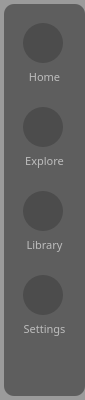
           <widget class="QFrame" name="SideFrame">
            <property name="maximumSize">
             <size>
              <width>85</width>
              <height>16777215</height>
             </size>
            </property>
            <property name="styleSheet">
             <string notr="true">background-color: rgba(0,0,0, 100);
margin:4px 0px 4px 4px;
border-radius:10px;</string>
            </property>
            <property name="frameShape">
             <enum>QFrame::Shape::StyledPanel</enum>
            </property>
            <property name="frameShadow">
             <enum>QFrame::Shadow::Raised</enum>
            </property>
            <layout class="QVBoxLayout" name="verticalLayout_8">
             <item>
              <widget class="QFrame" name="homeBtnFrame">
               <property name="styleSheet">
                <string notr="true">margin:0px; border-radius:10px; background-color:transparent;</string>
               </property>
               <property name="frameShape">
                <enum>QFrame::Shape::StyledPanel</enum>
               </property>
               <property name="frameShadow">
                <enum>QFrame::Shadow::Raised</enum>
               </property>
               <layout class="QVBoxLayout" name="verticalLayout_4">
                <property name="leftMargin">
                 <number>8</number>
                </property>
                <property name="topMargin">
                 <number>8</number>
                </property>
                <property name="rightMargin">
                 <number>8</number>
                </property>
                <property name="bottomMargin">
                 <number>8</number>
                </property>
                <item>
                 <widget class="QPushButton" name="homeBtn">
                  <property name="minimumSize">
                   <size>
                    <width>40</width>
                    <height>40</height>
                   </size>
                  </property>
                  <property name="maximumSize">
                   <size>
                    <width>40</width>
                    <height>40</height>
                   </size>
                  </property>
                  <property name="styleSheet">
                   <string notr="true">QPushButton {
border-radius:20px;
background-color:rgba(0,0,0,50);
border:none;
}

QPushButton::hover {
border-radius:20px;
background-color:rgba(255,255,255, 50);
border:none;
}

QPushButton::pressed {
border-radius:20px;
background-color:rgba(255,255,255, 30);
border:none;
}
</string>
                  </property>
                  <property name="text">
                   <string/>
                  </property>
                  <property name="icon">
                   <iconset>
                    <normaloff>../../../../Downloads/icons8-home-48.png</normaloff>../../../../Downloads/icons8-home-48.png</iconset>
                  </property>
                  <property name="iconSize">
                   <size>
                    <width>34</width>
                    <height>34</height>
                   </size>
                  </property>
                 </widget>
                </item>
                <item>
                 <widget class="QLabel" name="home_label">
                  <property name="font">
                   <font>
                    <family>Inter 18pt</family>
                    <pointsize>8</pointsize>
                   </font>
                  </property>
                  <property name="styleSheet">
                   <string notr="true">background-color:rgba(0,0,0,0); color:rgba(255,255,255,150);</string>
                  </property>
                  <property name="text">
                   <string>Home</string>
                  </property>
                  <property name="alignment">
                   <set>Qt::AlignmentFlag::AlignCenter</set>
                  </property>
                 </widget>
                </item>
               </layout>
              </widget>
             </item>
             <item>
              <widget class="QFrame" name="exploreBtnFrame">
               <property name="styleSheet">
                <string notr="true">margin:0px; border-radius:10px; background-color:transparent;</string>
               </property>
               <property name="frameShape">
                <enum>QFrame::Shape::StyledPanel</enum>
               </property>
               <property name="frameShadow">
                <enum>QFrame::Shadow::Raised</enum>
               </property>
               <layout class="QVBoxLayout" name="verticalLayout_5">
                <property name="leftMargin">
                 <number>8</number>
                </property>
                <property name="topMargin">
                 <number>8</number>
                </property>
                <property name="rightMargin">
                 <number>8</number>
                </property>
                <property name="bottomMargin">
                 <number>8</number>
                </property>
                <item>
                 <widget class="QPushButton" name="exploreBtn">
                  <property name="minimumSize">
                   <size>
                    <width>40</width>
                    <height>40</height>
                   </size>
                  </property>
                  <property name="maximumSize">
                   <size>
                    <width>40</width>
                    <height>40</height>
                   </size>
                  </property>
                  <property name="styleSheet">
                   <string notr="true">QPushButton {
border-radius:20px;
background-color:rgba(0,0,0,50);
border:none;
}

QPushButton::hover {
border-radius:20px;
background-color:rgba(255,255,255, 50);
border:none;
}

QPushButton::pressed {
border-radius:20px;
background-color:rgba(255,255,255, 30);
border:none;
}
</string>
                  </property>
                  <property name="text">
                   <string/>
                  </property>
                  <property name="icon">
                   <iconset>
                    <normaloff>../../../../Downloads/icons8-compass-48.png</normaloff>../../../../Downloads/icons8-compass-48.png</iconset>
                  </property>
                  <property name="iconSize">
                   <size>
                    <width>34</width>
                    <height>34</height>
                   </size>
                  </property>
                 </widget>
                </item>
                <item>
                 <widget class="QLabel" name="explore_label">
                  <property name="font">
                   <font>
                    <family>Inter 18pt</family>
                    <pointsize>8</pointsize>
                   </font>
                  </property>
                  <property name="styleSheet">
                   <string notr="true">background-color:rgba(0,0,0,0); color:rgba(255,255,255,150);</string>
                  </property>
                  <property name="text">
                   <string>Explore</string>
                  </property>
                  <property name="alignment">
                   <set>Qt::AlignmentFlag::AlignCenter</set>
                  </property>
                 </widget>
                </item>
               </layout>
              </widget>
             </item>
             <item>
              <widget class="QFrame" name="libraryBtnFrame">
               <property name="styleSheet">
                <string notr="true">margin:0px; border-radius:10px;
background-color:transparent;</string>
               </property>
               <property name="frameShape">
                <enum>QFrame::Shape::StyledPanel</enum>
               </property>
               <property name="frameShadow">
                <enum>QFrame::Shadow::Raised</enum>
               </property>
               <layout class="QVBoxLayout" name="verticalLayout_6">
                <property name="leftMargin">
                 <number>8</number>
                </property>
                <property name="topMargin">
                 <number>8</number>
                </property>
                <property name="rightMargin">
                 <number>8</number>
                </property>
                <property name="bottomMargin">
                 <number>8</number>
                </property>
                <item>
                 <widget class="QPushButton" name="libraryBtn">
                  <property name="minimumSize">
                   <size>
                    <width>40</width>
                    <height>40</height>
                   </size>
                  </property>
                  <property name="maximumSize">
                   <size>
                    <width>40</width>
                    <height>40</height>
                   </size>
                  </property>
                  <property name="styleSheet">
                   <string notr="true">QPushButton {
border-radius:20px;
background-color:rgba(0,0,0,50);
border:none;
}

QPushButton::hover {
border-radius:20px;
background-color:rgba(255,255,255, 50);
border:none;
}

QPushButton::pressed {
border-radius:20px;
background-color:rgba(255,255,255, 30);
border:none;
}
</string>
                  </property>
                  <property name="text">
                   <string/>
                  </property>
                  <property name="icon">
                   <iconset>
                    <normaloff>../../../../Downloads/icons8-music-library-48.png</normaloff>../../../../Downloads/icons8-music-library-48.png</iconset>
                  </property>
                  <property name="iconSize">
                   <size>
                    <width>34</width>
                    <height>34</height>
                   </size>
                  </property>
                 </widget>
                </item>
                <item>
                 <widget class="QLabel" name="library_label">
                  <property name="font">
                   <font>
                    <family>Inter 18pt</family>
                    <pointsize>8</pointsize>
                   </font>
                  </property>
                  <property name="styleSheet">
                   <string notr="true">background-color:rgba(0,0,0,0); color:rgba(255,255,255,150);</string>
                  </property>
                  <property name="text">
                   <string>Library</string>
                  </property>
                  <property name="alignment">
                   <set>Qt::AlignmentFlag::AlignCenter</set>
                  </property>
                 </widget>
                </item>
               </layout>
              </widget>
             </item>
             <item>
              <widget class="QFrame" name="settingsBtnFrame">
               <property name="styleSheet">
                <string notr="true">margin:0px; border-radius:10px;
background-color:transparent;</string>
               </property>
               <property name="frameShape">
                <enum>QFrame::Shape::StyledPanel</enum>
               </property>
               <property name="frameShadow">
                <enum>QFrame::Shadow::Raised</enum>
               </property>
               <layout class="QVBoxLayout" name="verticalLayout_7">
                <property name="leftMargin">
                 <number>8</number>
                </property>
                <property name="topMargin">
                 <number>8</number>
                </property>
                <property name="rightMargin">
                 <number>8</number>
                </property>
                <property name="bottomMargin">
                 <number>8</number>
                </property>
                <item>
                 <widget class="QPushButton" name="settingsBtn">
                  <property name="minimumSize">
                   <size>
                    <width>40</width>
                    <height>40</height>
                   </size>
                  </property>
                  <property name="maximumSize">
                   <size>
                    <width>40</width>
                    <height>40</height>
                   </size>
                  </property>
                  <property name="styleSheet">
                   <string notr="true">QPushButton {
border-radius:20px;
background-color:rgba(0,0,0,50);
border:none;
}

QPushButton::hover {
border-radius:20px;
background-color:rgba(255,255,255, 50);
border:none;
}

QPushButton::pressed {
border-radius:20px;
background-color:rgba(255,255,255, 30);
border:none;
}
</string>
                  </property>
                  <property name="text">
                   <string/>
                  </property>
                  <property name="icon">
                   <iconset>
                    <normaloff>../../../../Downloads/icons8-settings-48.png</normaloff>../../../../Downloads/icons8-settings-48.png</iconset>
                  </property>
                  <property name="iconSize">
                   <size>
                    <width>34</width>
                    <height>34</height>
                   </size>
                  </property>
                 </widget>
                </item>
                <item>
                 <widget class="QLabel" name="settings_label">
                  <property name="font">
                   <font>
                    <family>Inter 18pt</family>
                    <pointsize>8</pointsize>
                   </font>
                  </property>
                  <property name="styleSheet">
                   <string notr="true">background-color:rgba(0,0,0,0); color:rgba(255,255,255,150);</string>
                  </property>
                  <property name="text">
                   <string>Settings</string>
                  </property>
                  <property name="alignment">
                   <set>Qt::AlignmentFlag::AlignCenter</set>
                  </property>
                 </widget>
                </item>
               </layout>
              </widget>
             </item>
             <item>
              <spacer name="verticalSpacer">
               <property name="orientation">
                <enum>Qt::Orientation::Vertical</enum>
               </property>
               <property name="sizeHint" stdset="0">
                <size>
                 <width>20</width>
                 <height>40</height>
                </size>
               </property>
              </spacer>
             </item>
            </layout>
           </widget>
